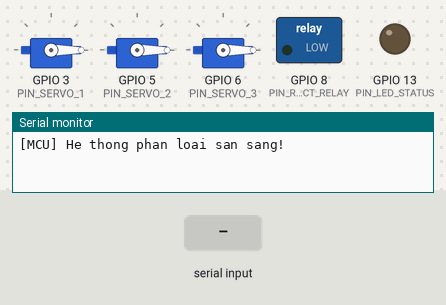
The sketch below on a simulated ESP32-S3. Parts: 3 × servo, switched loads named in the sketch (green lamp = pin HIGH), output pins drawn as LEDs (lit = HIGH), the last lines printed to the serial monitor. The inputs (shaded band) are chosen by the test bench.

Above: at 1.2 s.
1.3 s: "CMD:GATE_1\n" received over Serial
At 2.5 s:
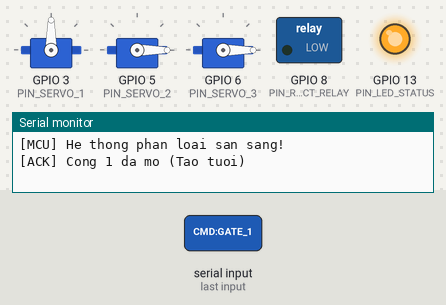
4.3 s: "CMD:GATE_2\n" received over Serial
At 4.9 s:
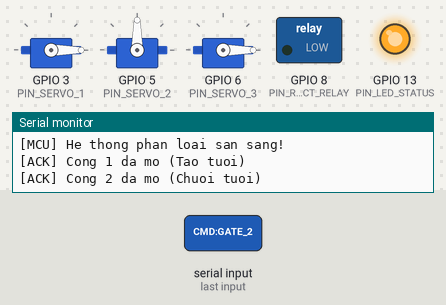
7.3 s: "CMD:GATE_3\n" received over Serial
At 8.4 s:
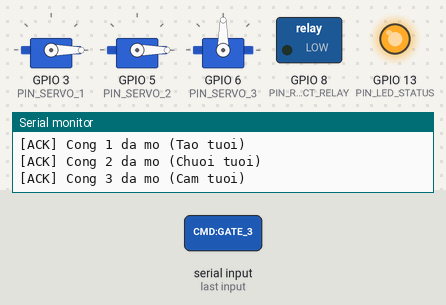
10.3 s: "CMD:GATE_REJECT\n" received over Serial
At 10.6 s:
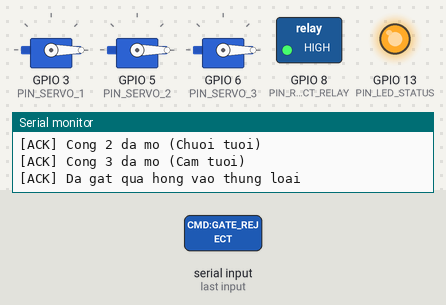
Timing chart, 0 to 13.3 s (numbered marks = the images above; inputs shaded):
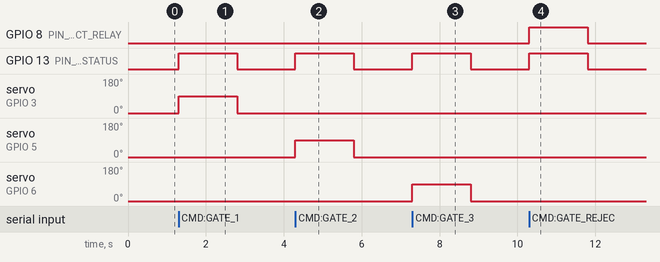

Measured:
- after the input at 1.3 s, GPIO 13 (PIN_LED_STATUS): LOW → HIGH at once, → LOW 1.5 s later; servo on GPIO 3 (PIN_SERVO_1): 0° → 90° at once, → 0° 1.5 s later
- after the input at 4.3 s, GPIO 13 (PIN_LED_STATUS): LOW → HIGH at once, → LOW 1.5 s later; servo on GPIO 5 (PIN_SERVO_2): 0° → 90° at once, → 0° 1.5 s later
- after the input at 7.3 s, GPIO 13 (PIN_LED_STATUS): LOW → HIGH at once, → LOW 1.5 s later; servo on GPIO 6 (PIN_SERVO_3): 0° → 90° at once, → 0° 1.5 s later
- after the input at 10.3 s, GPIO 8 (PIN_REJECT_RELAY), GPIO 13 (PIN_LED_STATUS): LOW → HIGH at once, → LOW 1.5 s later

The sketch:

arduino_conveyor_controller.ino
```cpp
/*
  Arduino / ESP32 Conveyor Gate Controller
  Nhận tín hiệu từ Python Conveyor Dashboard qua Serial (Baudrate: 9600)

  Giao thức:
  - "CMD:GATE_1\n"      -> Kích hoạt Cổng 1 (Táo tươi - Servo 1 mở 90 độ)
  - "CMD:GATE_2\n"      -> Kích hoạt Cổng 2 (Chuối tươi - Servo 2 mở 90 độ)
  - "CMD:GATE_3\n"      -> Kích hoạt Cổng 3 (Cam tươi - Servo 3 mở 90 độ)
  - "CMD:GATE_REJECT\n" -> Kích hoạt Tay gạt quả hỏng (Piston/Relay đẩy ra thùng loại)
*/

#include <Servo.h>

// Định nghĩa chân cắm Servo / Relay
const int PIN_SERVO_1 = 3;       // Cổng 1: Táo tươi
const int PIN_SERVO_2 = 5;       // Cổng 2: Chuối tươi
const int PIN_SERVO_3 = 6;       // Cổng 3: Cam tươi
const int PIN_REJECT_RELAY = 8;  // Tay gạt quả hỏng (Relay/Solenoid)
const int PIN_LED_STATUS = 13;   // Đèn LED báo hiệu

Servo servo1, servo2, servo3;

unsigned long gate1_timer = 0;
unsigned long gate2_timer = 0;
unsigned long gate3_timer = 0;
unsigned long reject_timer = 0;
const unsigned long ACTION_DURATION_MS = 1500; // Giữ cần gạt mở trong 1.5s

void setup() {
  Serial.begin(9600);

  servo1.attach(PIN_SERVO_1);
  servo2.attach(PIN_SERVO_2);
  servo3.attach(PIN_SERVO_3);

  // Vị trí mặc định: Đóng cần gạt (0 độ)
  servo1.write(0);
  servo2.write(0);
  servo3.write(0);

  pinMode(PIN_REJECT_RELAY, OUTPUT);
  pinMode(PIN_LED_STATUS, OUTPUT);
  digitalWrite(PIN_REJECT_RELAY, LOW);
  digitalWrite(PIN_LED_STATUS, LOW);

  Serial.println("[MCU] He thong phan loai san sang!");
}

void loop() {
  // 1. Đọc lệnh từ Python qua Serial
  if (Serial.available() > 0) {
    String cmd = Serial.readStringUntil('\n');
    cmd.trim();

    digitalWrite(PIN_LED_STATUS, HIGH);

    if (cmd == "CMD:GATE_1") {
      servo1.write(90); // Mở cổng 1
      gate1_timer = millis();
      Serial.println("[ACK] Cong 1 da mo (Tao tuoi)");
    }
    else if (cmd == "CMD:GATE_2") {
      servo2.write(90); // Mở cổng 2
      gate2_timer = millis();
      Serial.println("[ACK] Cong 2 da mo (Chuoi tuoi)");
    }
    else if (cmd == "CMD:GATE_3") {
      servo3.write(90); // Mở cổng 3
      gate3_timer = millis();
      Serial.println("[ACK] Cong 3 da mo (Cam tuoi)");
    }
    else if (cmd == "CMD:GATE_REJECT") {
      digitalWrite(PIN_REJECT_RELAY, HIGH); // Kích hoạt xi lanh gạt quả hỏng
      reject_timer = millis();
      Serial.println("[ACK] Da gat qua hong vao thung loai");
    }
  }

  // 2. Tự động đóng cần gạt sau khi hết thời gian ACTION_DURATION_MS
  unsigned long now = millis();

  if (gate1_timer > 0 && (now - gate1_timer >= ACTION_DURATION_MS)) {
    servo1.write(0);
    gate1_timer = 0;
  }

  if (gate2_timer > 0 && (now - gate2_timer >= ACTION_DURATION_MS)) {
    servo2.write(0);
    gate2_timer = 0;
  }

  if (gate3_timer > 0 && (now - gate3_timer >= ACTION_DURATION_MS)) {
    servo3.write(0);
    gate3_timer = 0;
  }

  if (reject_timer > 0 && (now - reject_timer >= ACTION_DURATION_MS)) {
    digitalWrite(PIN_REJECT_RELAY, LOW);
    reject_timer = 0;
  }

  // Tắt đèn LED nếu không có cổng nào đang hoạt động
  if (gate1_timer == 0 && gate2_timer == 0 && gate3_timer == 0 && reject_timer == 0) {
    digitalWrite(PIN_LED_STATUS, LOW);
  }
}
```
